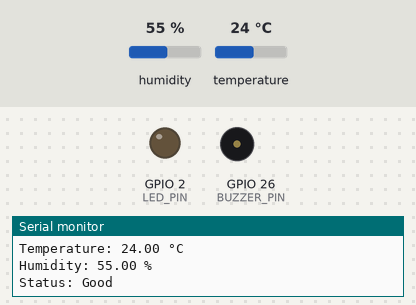
Simulated run of this sketch. Board: ESP32. Shown: output pins drawn as LEDs (lit = HIGH), buzzer (waves = sounding, pin HIGH), the last lines printed to the serial monitor. The test bench sets the inputs (shaded band); at power-on: humidity 55 %, temperature 24 °C. Random numbers use the default seed unless the sketch sets one.

Above: at 0.1 s.
At 30.3 s:
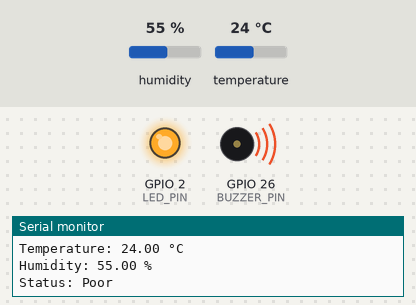
Timing chart, 0 to 31.8 s (numbered marks = the images above):
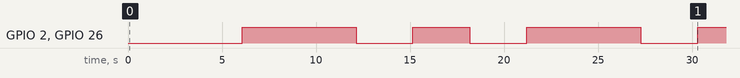

The sketch:

esp32_air_monitor.ino
```cpp
#include <DHT.h>

#define DHTPIN 4
#define DHTTYPE DHT11

#define LED_PIN 2
#define BUZZER_PIN 26

DHT dht(DHTPIN, DHTTYPE);

float temperature = 0;
float humidity = 0;

int airQuality = 0;
String pollutionStatus = "";

String classifyAQI(int value) {

  if (value <= 150) {
    return "Good";
  }

  else if (value <= 300) {
    return "Moderate";
  }

  else if (value <= 500) {
    return "Poor";
  }

  else {
    return "Hazardous";
  }
}

void setup() {

  Serial.begin(115200);

  pinMode(LED_PIN, OUTPUT);
  pinMode(BUZZER_PIN, OUTPUT);

  dht.begin();

  Serial.println("IoT Air Quality Monitoring Started!");
}

void loop() {

  // Simulated Air Quality
  airQuality = random(100, 700);

  // DHT Sensor Reading
  temperature = dht.readTemperature();
  humidity = dht.readHumidity();

  pollutionStatus =
      classifyAQI(airQuality);

  // Alert Logic
  if (pollutionStatus == "Poor" ||
      pollutionStatus == "Hazardous") {

    digitalWrite(LED_PIN, HIGH);
    digitalWrite(BUZZER_PIN, HIGH);
  }

  else {

    digitalWrite(LED_PIN, LOW);
    digitalWrite(BUZZER_PIN, LOW);
  }

  // Serial Output
  Serial.println("====================");

  Serial.print("Air Quality: ");
  Serial.println(airQuality);

  Serial.print("Temperature: ");
  Serial.print(temperature);
  Serial.println(" °C");

  Serial.print("Humidity: ");
  Serial.print(humidity);
  Serial.println(" %");

  Serial.print("Status: ");
  Serial.println(pollutionStatus);

  delay(3000);
}
```

Measured:
- by itself, GPIO 2 (LED_PIN), GPIO 26 (BUZZER_PIN): goes HIGH 6.1 s, LOW 3.0 s, HIGH 3.0 s, LOW 3.0 s, HIGH 6.1 s, LOW 3.0 s, then HIGH
